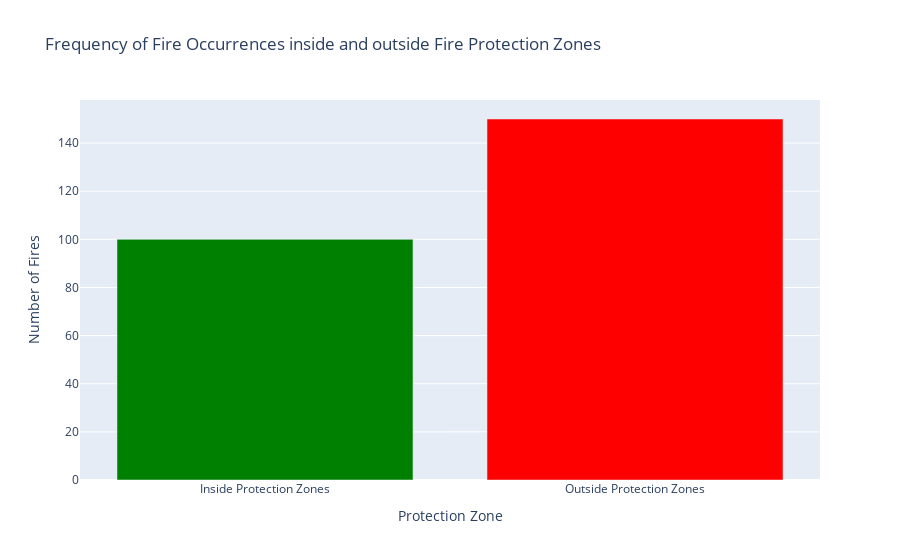

Notebook cell for this chart:
### Markdown cell above
# How Does The Frequency Of Fire Occurrence Inside And Outside Fire Protection Zones Compare?
Visualization:
Visualization: Bar chart comparing the frequency of fire occurrences inside and outside fire protection zones, highlighting the differences in fire counts between the two zones.

### Code cell
# Sample data for protection zones
data_protzone = {'Zone': ['Inside Protection Zones', 'Outside Protection Zones'],
                 'Fire_Count': [100, 150]}  # Example fire counts inside and outside protection zones
df_protzone = pd.DataFrame(data_protzone)

# Creating the bar chart
fig = go.Figure()
fig.add_trace(go.Bar(x=df_protzone['Zone'], y=df_protzone['Fire_Count'], marker_color=['green', 'red']))

# Update layout
fig.update_layout(title='Frequency of Fire Occurrences inside and outside Fire Protection Zones',
                  xaxis_title='Protection Zone',
                  yaxis_title='Number of Fires',
                  barmode='group')

# Show the plot
fig.show()

### Figure 1 — Plotly figure (JSON) as saved in the notebook; plotly's stock layout.template omitted (floating-point values rounded to 4 significant figures)
{"data": [{"marker": {"color": ["green", "red"]}, "type": "bar", "x": ["Inside Protection Zones", "Outside Protection Zones"], "y": [100, 150]}], "layout": {"barmode": "group", "title": {"text": "Frequency of Fire Occurrences inside and outside Fire Protection Zones"}, "xaxis": {"title": {"text": "Protection Zone"}}, "yaxis": {"title": {"text": "Number of Fires"}}}}
